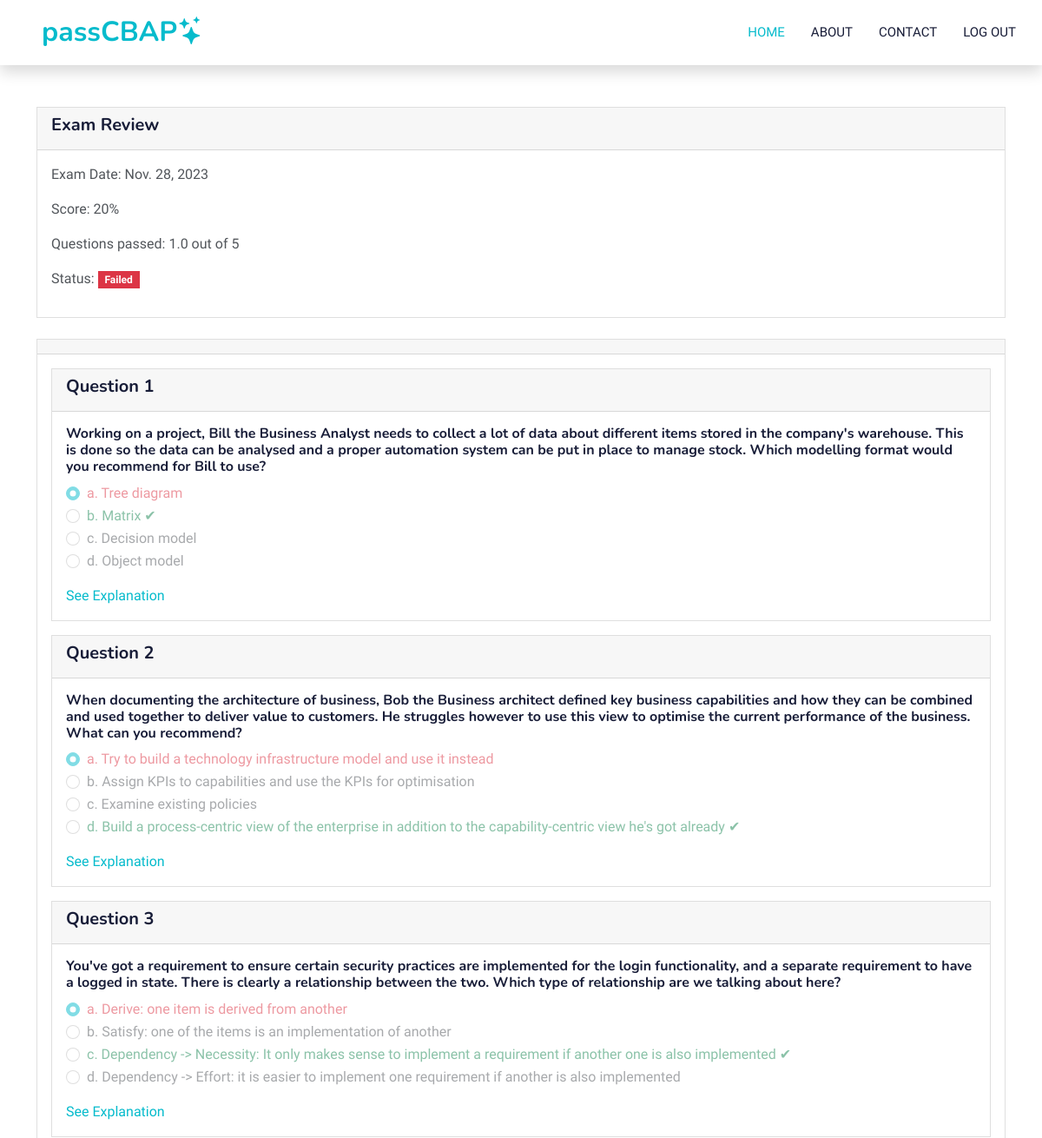
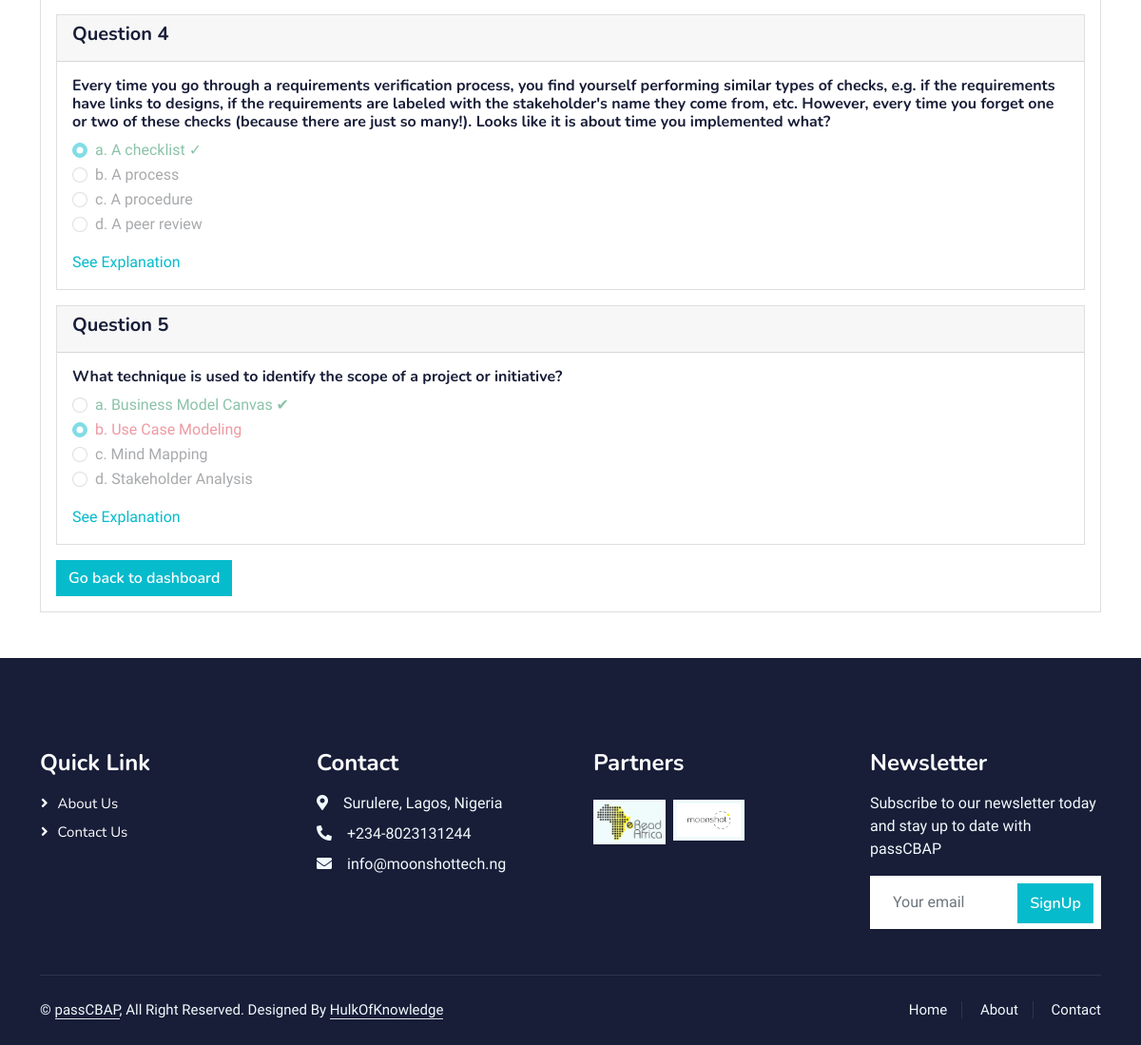
The app's page /quiz/review/5/ (signed in) with its own data (2 pictures, top to bottom).
### ExamInterface/models.py (models this page shows, shortened)
class UserExam(models.Model):
    user = models.ForeignKey(User, on_delete=models.CASCADE)
    exam = models.ForeignKey(Exam, on_delete=models.CASCADE)
    score = models.IntegerField()
    completed = models.BooleanField(default=False)
    date_completed = models.DateField()

class Question(models.Model):
    exam = models.ForeignKey(Exam, on_delete=models.CASCADE)
    question_id = models.IntegerField()
    question_category = models.CharField(max_length=100)
    question = models.TextField()
    options = models.JSONField()
    selected_answer = models.CharField(max_length=255, blank=True, null=True)
    correct_answer = models.CharField(max_length=100)
    explanation = models.TextField()

### ExamInterface/views.py (the view)
# urls.py: path('review/<int:user_exam_id>/', views.review_exam, name='review'),
@login_required(login_url='sign-in')
def review_exam(request, user_exam_id):
    user_exam = get_object_or_404(UserExam, id=user_exam_id)
    questions = Question.objects.filter(exam=user_exam.exam)
    num_questions = len(questions)
    num_correct = round((user_exam.score * num_questions)/100,0)
    context = {
        'user_exam': user_exam,
        'questions': questions,
        'num_correct': num_correct,
    }
    return render(request, 'ExamInterface/review.html', context)

### ExamInterface/templates/ExamInterface/review.html (shortened to what this page needs)
{% extends 'FormsInterface/base.html' %}
{% load static %}
{% block content %}
<div class="container mt-5">
    <div class="card">
        <div class="card-header">
            <h5>Exam Review</h5>
        </div>
        <div class="card-body">
            <p>Exam Date: {{ user_exam.date_completed }}</p>
            <p>Score: {{ user_exam.score }}%</p>
            <p>Questions passed: {{ num_correct }} out of {{ questions|length }}</p>
            <p>Status: <span class="badge {% if user_exam.score >= 70 %}bg-success{% else %}bg-danger{% endif %}">
                {% if user_exam.score >= 70 %}Passed{% else %}Failed{% endif %}
            </span></p>
        </div>
    </div>
    <div class="card mt-4">
        <div class="card-header"></div>
        <div class="card-body">
            <form>
                {% for question in questions|dictsort:'question_id' %}
                <div class="card mb-3">
                    <div class="card-header">
                        <h5>Question {{ question.question_id }}</h5>
                    </div>
                    <div class="card-body">
                        <h6>{{ question.question }}</h6>
                        {% for key, value in question.options.items %}
                                {% if value == question.correct_answer %}
                                    {% with key as correct_option %}
                                        {% if question.selected_answer == key %}
                                            <div class="form-check">
                                                <input class="form-check-input" type="radio" name="question_{{ question.id }}" id="option_{{ question.id }}_{{ key }}" value="{{ key }}" checked disabled>
                                                <label class="form-check-label text-success" for="option_{{ question.id }}_{{ key }}">
                                                    {{ key }}. {{ value }}
                                                    <span class="check-icon">✓</span>
                                                </label>
                                            </div>
                                        {% else %}
                                            <div class="form-check">
                                                <input class="form-check-input custom-radio" type="radio" name="question_{{ question.id }}" id="option_{{ question.id }}_{{ key }}" value="{{ key }}" disabled>
                                                <label class="form-check-label text-success" for="option_{{ question.id }}_{{ key }}">
                                                    {{ key }}. {{ value }}
                                                    <span class="mark-icon">✔</span>
                                                </label>
                                            </div>
                                        {% endif %}
                                    {% endwith %}
                                {% else %}
                                    {% if question.selected_answer == key %}
                                        <div class="form-check">
                                            <input class="form-check-input custom-radio" type="radio" name="question_{{ question.id }}" id="option_{{ question.id }}_{{ key }}" value="{{ key }}" checked disabled>
                                            <label class="form-check-label text-danger" for="option_{{ question.id }}_{{ key }}">
                                                {{ key }}. {{ value }}
                                            </label>
                                        </div>
                                    {% else %}
                                        <div class="form-check">
                                            <input class="form-check-input custom-radio" type="radio" name="question_{{ question.id }}" id="option_{{ question.id }}_{{ key }}" value="{{ key }}" disabled>
                                            <label class="form-check-label" for="option_{{ question.id }}_{{ key }}">
                                                {{ key }}. {{ value }}
                                            </label>
                                        </div>
                                    {% endif %}
                                {% endif %}
                            {% endfor %}
                        <a href="#" class="explanation-link">See Explanation</a>
                    </div>
                </div>
            {% endfor %}
                <a class="btn btn-primary" href="{% url 'dashboard' %}">Go back to dashboard</a>
            </form>
        </div>
    </div>
</div>
{% endblock %}

### FormsInterface/templates/FormsInterface/base.html (shortened to what this page needs)
{% extends 'WebInterface/base.html' %}
{% load static %}
{% block nav %}
<nav class="navbar navbar-expand-lg bg-white navbar-light shadow sticky-top p-0">
    <a href="{% url 'home' %}" class="navbar-brand d-flex align-items-center px-4 px-lg-5">
        <h2 class="m-0 text-primary">passCBAP<i class="bi bi-stars"></i></h2>
    </a>
    <div class="collapse navbar-collapse" id="navbarCollapse">
        <div class="navbar-nav ms-auto p-4 p-lg-0">
            <a href="{% url 'home' %}" class="nav-item nav-link active">Home</a>
            <a href="{% url 'home' %}#About" class="nav-item nav-link">About</a>
            <a href="{% url 'contact' %}" class="nav-item nav-link">Contact</a>
            {% if user.is_authenticated %}
            <a href="{% url 'sign-out' %}" class="nav-item nav-link">Log Out</a>
            {% endif %}
        </div>
    </div>
</nav>
{% endblock %}
{% block footer %}
<div class="container-fluid bg-dark text-light footer pt-5 mt-5 wow fadeIn" data-wow-delay="0.1s">
    <div class="container py-5">
        <div class="row g-5">
            <div class="col-lg-3 col-md-6">
                <h4 class="text-white mb-3">Quick Link</h4>
                <a class="btn btn-link" href="{% url 'home' %}#About">About Us</a>
                <a class="btn btn-link" href="{% url 'contact' %}"">Contact Us</a>
            </div>
            <div class="col-lg-3 col-md-6">
                <h4 class="text-white mb-3">Contact</h4>
                <p class="mb-2"><i class="fa fa-map-marker-alt me-3"></i>Surulere, Lagos, Nigeria</p>
                <p class="mb-2"><i class="fa fa-phone-alt me-3"></i>+234-8023131244</p>
                <p class="mb-2"><i class="fa fa-envelope me-3"></i>info@moonshottech.ng</p>
            </div>
            <div class="col-lg-3 col-md-6">
                <h4 class="text-white mb-3">Partners</h4>
                <div class="row g-2 pt-2">
                    <div class="col-4">
                        <img class="img-fluid bg-light p-1" src="{% static 'img/ereadlogo.png' %}" alt="">
                    </div>
                    <div class="col-4">
                        <img class="img-fluid bg-light p-1" src="{% static 'img/moonshot-img_2_tiny.jpg' %}" alt="">
                    </div>
                </div>
            </div>
            <div class="col-lg-3 col-md-6">
                <h4 class="text-white mb-3">Newsletter</h4>
                <p>Subscribe to our newsletter today and stay up to date with passCBAP</p>
                <div class="position-relative mx-auto" style="max-width: 400px;">
                    <input class="form-control border-0 w-100 py-3 ps-4 pe-5" type="text" placeholder="Your email">
                    <button type="button" class="btn btn-primary py-2 position-absolute top-0 end-0 mt-2 me-2">SignUp</button>
                </div>
            </div>
        </div>
    </div>
    <div class="container">
        <div class="copyright">
            <div class="row">
                <div class="col-md-6 text-center text-md-start mb-3 mb-md-0">
                    &copy; <a class="border-bottom" href="{% url 'home' %}">passCBAP</a>, All Right Reserved.
                    Designed By <a class="border-bottom" href="https://hulkofknowledge.github.io/portfolio" target="_blank">HulkOfKnowledge</a>
                </div>
                <div class="col-md-6 text-center text-md-end">
                    <div class="footer-menu">
                        <a href="{% url 'home' %}">Home</a>
                        <a href="{% url 'home' %}#About">About</a>
                        <a href="{% url 'contact' %}">Contact</a>
                    </div>
                </div>
            </div>
        </div>
    </div>
</div>
{% endblock %}

### WebInterface/templates/WebInterface/base.html (shortened to what this page needs)
<!DOCTYPE html>
<html lang="en">
    <head>
        <link href="https://cdnjs.cloudflare.com/ajax/libs/font-awesome/5.10.0/css/all.min.css" rel="stylesheet">
        <link href="https://cdn.jsdelivr.net/npm/bootstrap-icons@1.4.1/font/bootstrap-icons.css" rel="stylesheet">
        {% load static %}
        <link href="{% static 'lib/animate/animate.min.css' %}" rel="stylesheet">
        <link href="{% static 'lib/owlcarousel/assets/owl.carousel.min.css' %}" rel="stylesheet">
        <link href="{% static 'css/bootstrap.min.css' %}" rel="stylesheet">
        <link href="{% static 'css/style.css' %}" rel="stylesheet">
    </head>
<body>
    {% block nav %}{% endblock %}
    {% block content %}
    {% endblock %}
    {% block footer %}{% endblock %}
</html>

### static/css/style.css (style rules this page uses)
:root { --primary: #06BBCC; --light: #F0FBFC; --dark: #181d38; }
.btn { font-family: 'Nunito', sans-serif; font-weight: 600; transition: .5s; }
.btn.btn-primary, .btn.btn-secondary { color: #FFFFFF; }
.navbar-light .navbar-nav .nav-link { margin-right: 30px; padding: 25px 0; color: #FFFFFF; font-size: 15px; text-transform: uppercase; outline: none; }
.navbar-light .navbar-nav .nav-link:hover, .navbar-light .navbar-nav .nav-link.active { color: var(--primary); }
.navbar-light .navbar-brand, .navbar-light a.btn { height: 75px; }
.navbar-light .navbar-nav .nav-link { color: var(--dark); font-weight: 500; }
.navbar-light.sticky-top { top: -100px; transition: .5s; }
.footer .btn.btn-link { display: block; margin-bottom: 5px; padding: 0; text-align: left; color: #FFFFFF; font-size: 15px; font-weight: normal; text-transform: capitalize; transition: .3s; }
.footer .btn.btn-link::before { position: relative; content: "\f105"; font-family: "Font Awesome 5 Free"; font-weight: 900; margin-right: 10px; }
.footer .copyright { padding: 25px 0; font-size: 15px; border-top: 1px solid rgba(256, 256, 256, .1); }
.footer .copyright a { color: var(--light); }
.footer .footer-menu a { margin-right: 15px; padding-right: 15px; border-right: 1px solid rgba(255, 255, 255, .1); }
.footer .footer-menu a:last-child { margin-right: 0; padding-right: 0; border-right: none; }

### records on screen
UserExam: date_completed "Nov. 28, 2023", score "20"
Question: question_id "1", question "Working on a project, Bill the Business Analyst needs to collect a lot of data about different items stored in the company's warehouse. This is done so the data can be analysed and a proper automation system can be put in place to manage stock. Which modelling format would you recommend for Bill to use?", options "a", options "Tree diagram", options "b", options "Matrix", options "c" "d", options "Decision model" "Object model"
Question: question_id "2", question "When documenting the architecture of business, Bob the Business architect defined key business capabilities and how they can be combined and used together to deliver value to customers. He struggles however to use this view to optimise the current performance of the business. What can you recommend?", options "a", options "Try to build a technology infrastructure model and use it instead", options "b" "c", options "Assign KPIs to capabilities and use the KPIs for optimisation" "Examine existing policies", options "d", options "Build a process-centric view of the enterprise in addition to the capability-centric view he's got already"
Question: question_id "3", question "You've got a requirement to ensure certain security practices are implemented for the login functionality, and a separate requirement to have a logged in state. There is clearly a relationship between the two. Which type of relationship are we talking about here?", options "a", options "Derive: one item is derived from another", options "b" "d", options "Satisfy: one of the items is an implementation of another" "Dependency -> Effort: it is easier to implement one requirement if another is also implemented", options "c", options "Dependency -> Necessity: It only makes sense to implement a requirement if another one is also implemented"
Question: question_id "4", question "Every time you go through a requirements verification process, you find yourself performing similar types of checks, e.g. if the requirements have links to designs, if the requirements are labeled with the stakeholder's name they come from, etc. However, every time you forget one or two of these checks (because there are just so many!). Looks like it is about time you implemented what?", selected_answer "a", correct_answer "A checklist", options "b" "c" "d", options "A process" "A procedure" "A peer review"
Question: question_id "5", question "What technique is used to identify the scope of a project or initiative?", options "a", options "Business Model Canvas", options "b", options "Use Case Modeling", options "c" "d", options "Mind Mapping" "Stakeholder Analysis"

### other values on screen
{{ num_correct }} "1.0"
{{ questions|length }} "5"
